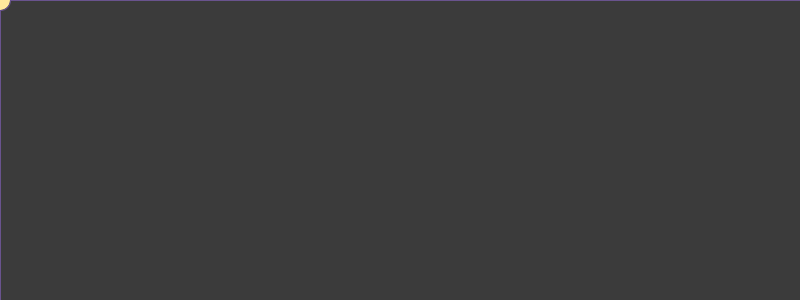
Frame 1 (no input)
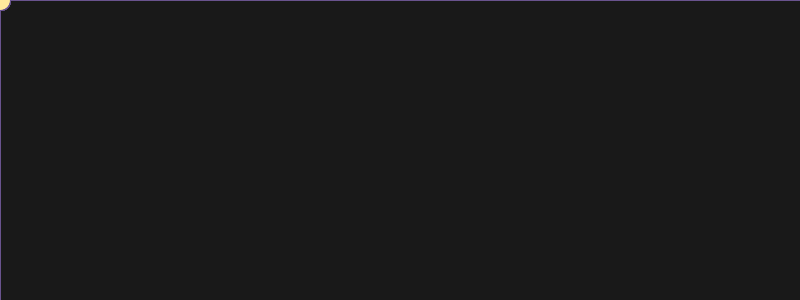
Frame 60 (the mouse pressed at the canvas centre just before this capture)
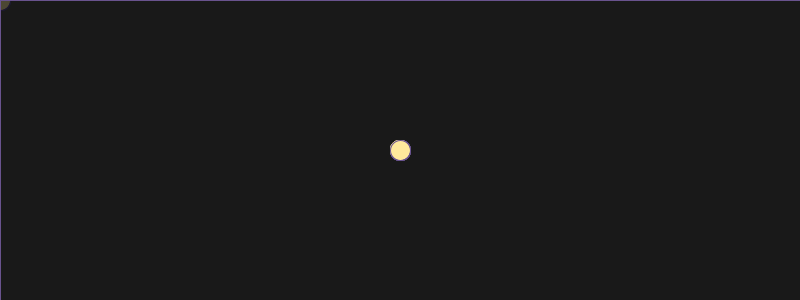
Frame 120 (the mouse held since frame 60 and released just before this capture)

The Processing sketch that drew these frames (run headless with seeded random() and noise(); from frame 60 on, the mouse is pressed at the canvas centre):

// Processing sketch: processing_159293
// ── processing_159293.pde

//Elipse con teclado y click momento

int a = (50);
float alto = 20;
float ancho = 20;

void setup() { 
  size(800,300);
  background(#3C3C3C);
  stroke(#69538E);
  smooth();
}

void draw() {
  fill(0,5);
  rect(0,0,width,height);
 //  background (#3C3C3C);
  // fill(#FFE99C);
      if (mousePressed && (mouseButton == LEFT)) {
    fill(0);
  } else if (mousePressed && (mouseButton == RIGHT)) {
    fill(255);
  } else {
    fill(#FFE99C);
  }
  ellipse(mouseX,mouseY,ancho,alto);
}

void keyReleased () {
  
 
    if (keyCode==RIGHT) {
      ancho = ancho + 1;
  } else if (keyCode==LEFT) {
    ancho = ancho - 1;
  } else if (keyCode==UP) {
    alto = alto + 1;
  } else if (keyCode==DOWN) {
    alto = alto -1;
  } 
}
